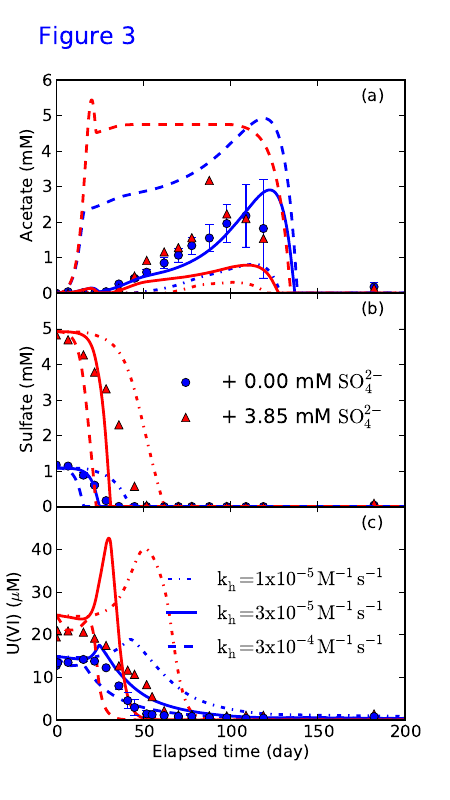

Here is the Python script that generated this plot:
from pylab import *

ot1a  = loadtxt('data/ot1a.txt')
ot1b  = loadtxt('data/ot1b.txt')
ot2a  = loadtxt('data/ot2a.txt')
ot2b  = loadtxt('data/ot2b.txt')
ot3a  = loadtxt('data/ot3a.txt')
ot3b  = loadtxt('data/ot3b.txt')
ev1a  = loadtxt('data/ev1a.txt')
ev1b  = loadtxt('data/ev1b.txt')
ev2   = loadtxt('data/ev2.txt')
ev1pa = loadtxt('1/ev10.txt')
ev1pb = loadtxt('1/ev1.txt')
ev1pc = loadtxt('1/ev11.txt')
ev2pa = loadtxt('1/ev20.txt')
ev2pb = loadtxt('1/ev2.txt')
ev2pc = loadtxt('1/ev21.txt')

figure()

xmax  = 200.0
ymaxs = 6.0
ymaxa = 6.0
ymaxu = 50.0 

t = ev1pa[:, 1]/86400.0

subplots_adjust(hspace=0.001)
ax1=subplot(3, 1, 1);
ex  = ev1a[:, 0]
e1a = ev1a[:, 3]*1e3 
e1b = ev1b[:, 3]*1e3
e1  = 0.5 * (e1a + e1b)
e1a = abs(e1a - e1)
e1b = abs(e1b - e1)
errorbar(ex, e1, yerr=[e1a,e1b],fmt='ob') 
hold
plot(ev2[:, 0], ev2[:, 3]*1e3, 'r^', t, ev1pa[:, 9]*1e3, 'b-.', t, ev2pa[:, 9]*1e3, 'r-.', t, ev1pb[:, 9]*1e3, 'b-', t, ev2pb[:, 9]*1e3, 'r-', t, ev1pc[:, 9]*1e3, '--b', t, ev2pc[:, 9]*1e3, '--r', linewidth=2)
xlim([0, xmax])
ylim([0, ymaxa])
text(175, 5.4, '(a)')
ylabel('Acetate (mM)');
text(-10,7,'Figure 3', fontsize='x-large', color='b')

ax2=subplot(3, 1, 2);
e1a = ev1a[:, 4]*1e3 
e1b = ev1b[:, 4]*1e3
e1  = 0.5 * (e1a + e1b)
e1a = abs(e1a - e1)
e1b = abs(e1b - e1)
errorbar(ex, e1, yerr=[e1a,e1b],fmt='ob') 
hold
plot(ev2[:, 0], ev2[:, 4]*1e3, 'r^', t, ev1pa[:, 12]*1e3, 'b-.', t, ev2pa[:, 12]*1e3, 'r-.', t, ev1pb[:, 12]*1e3, 'b-', t, ev2pb[:, 12]*1e3, 'r-', t, ev1pc[:, 12]*1e3, 'b--', t, ev2pc[:, 12]*1e3, 'r--', linewidth=2)
l = legend(('+ 0.00 mM $\mathrm{SO_4^{2-}}$', '+ 3.85 mM $\mathrm{SO_4^{2-}}$'),numpoints=1,loc=7)
l.draw_frame(False)
#x = l.get_texts();
#setp(x, fontsize='small');
xlim([0, xmax])
ylim([0, ymaxs])
text(175, 5.4, '(b)')
ylabel('Sulfate (mM)');
yticks([0, 1, 2, 3, 4, 5])

ax3=subplot(3, 1, 3);
e1a = ev1a[:, 2]*1e6 
e1b = ev1b[:, 2]*1e6
e1  = 0.5 * (e1a + e1b)
e1a = abs(e1a - e1)
e1b = abs(e1b - e1)
plot(t, ev1pa[:, 14]*1e6, 'b-.', t, ev1pb[:, 14]*1e6, 'b-', t, ev1pc[:, 14]*1e6, 'b--', ev2[:, 0], ev2[:, 2]*1e6, 'r^', t, ev2pa[:, 14]*1e6, 'r-.', t, ev2pb[:, 14]*1e6, 'r-', t, ev2pc[:, 14]*1e6, 'r--', linewidth=2)
hold
errorbar(ex, e1, yerr=[e1a,e1b],fmt='ob') 
l = legend(('$\mathrm{k_{h} = 1 x 10^{-5} M^{-1}s^{-1}}$', '$\mathrm{k_{h} = 3 x 10^{-5} M^{-1}s^{-1}} $', '$\mathrm{k_{h} = 3 x 10^{-4} M^{-1}s^{-1}} $'),loc=7);
l.draw_frame(False)
#x = l.get_texts();
#setp(x, fontsize='small');
xlim([0, xmax])
ylim([0, ymaxu])
xlabel('Elapsed time (day)');
text(175, ymaxu*0.9, '(c)')
ylabel('U(VI) ($\mathrm{\mu}$M)');
yticks([0, 10, 20, 30, 40])

xticklabels=ax1.get_xticklabels() + ax2.get_xticklabels()
setp(xticklabels, visible=False)
fig = matplotlib.pyplot.gcf()
fig.set_size_inches(4.5, 8)
savefig('fig3.pdf')
show()
